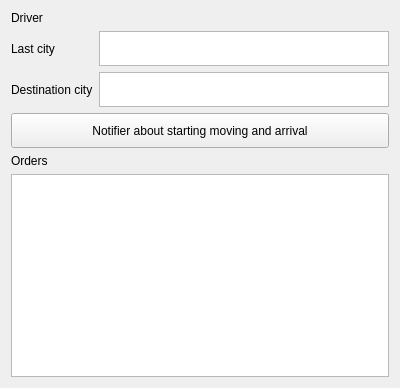
<?xml version="1.0" encoding="UTF-8"?>
<ui version="4.0">
 <class>Form</class>
 <widget class="QWidget" name="Form">
  <property name="geometry">
   <rect>
    <x>0</x>
    <y>0</y>
    <width>400</width>
    <height>388</height>
   </rect>
  </property>
  <property name="windowTitle">
   <string>Form</string>
  </property>
  <layout class="QGridLayout" name="gridLayout">
   <item row="0" column="0">
    <widget class="QLabel" name="label">
     <property name="text">
      <string>Driver</string>
     </property>
    </widget>
   </item>
   <item row="2" column="0">
    <widget class="QLabel" name="label_4">
     <property name="text">
      <string>Last city</string>
     </property>
    </widget>
   </item>
   <item row="3" column="0">
    <widget class="QLabel" name="label_2">
     <property name="text">
      <string>Destination city</string>
     </property>
    </widget>
   </item>
   <item row="4" column="0" colspan="2">
    <widget class="QPushButton" name="notifier">
     <property name="minimumSize">
      <size>
       <width>0</width>
       <height>35</height>
      </size>
     </property>
     <property name="maximumSize">
      <size>
       <width>16777215</width>
       <height>35</height>
      </size>
     </property>
     <property name="text">
      <string>Notifier about starting moving and arrival</string>
     </property>
    </widget>
   </item>
   <item row="5" column="0" colspan="2">
    <widget class="QLabel" name="label_3">
     <property name="text">
      <string>Orders</string>
     </property>
    </widget>
   </item>
   <item row="6" column="0" colspan="2">
    <widget class="QTableView" name="orders"/>
   </item>
   <item row="0" column="1">
    <widget class="QLabel" name="error">
     <property name="text">
      <string/>
     </property>
    </widget>
   </item>
   <item row="2" column="1">
    <widget class="QTextEdit" name="last_city">
     <property name="minimumSize">
      <size>
       <width>0</width>
       <height>35</height>
      </size>
     </property>
     <property name="maximumSize">
      <size>
       <width>16777215</width>
       <height>35</height>
      </size>
     </property>
     <property name="readOnly">
      <bool>true</bool>
     </property>
    </widget>
   </item>
   <item row="3" column="1">
    <widget class="QTextEdit" name="finish_city">
     <property name="minimumSize">
      <size>
       <width>0</width>
       <height>35</height>
      </size>
     </property>
     <property name="maximumSize">
      <size>
       <width>16777215</width>
       <height>35</height>
      </size>
     </property>
     <property name="readOnly">
      <bool>true</bool>
     </property>
    </widget>
   </item>
  </layout>
 </widget>
 <resources/>
 <connections/>
</ui>
